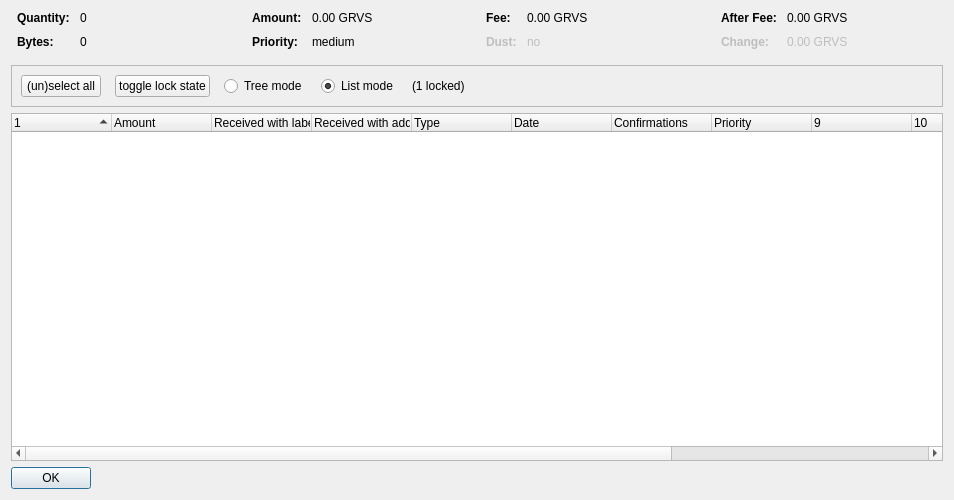
<?xml version="1.0" encoding="UTF-8"?>
<ui version="4.0">
 <class>CoinControlDialog</class>
 <widget class="QDialog" name="CoinControlDialog">
  <property name="geometry">
   <rect>
    <x>0</x>
    <y>0</y>
    <width>954</width>
    <height>500</height>
   </rect>
  </property>
  <property name="windowTitle">
   <string>Coin Selection</string>
  </property>
  <layout class="QVBoxLayout" name="verticalLayout">
   <item>
    <layout class="QHBoxLayout" name="horizontalLayoutTop" stretch="0,0,0,0">
     <property name="topMargin">
      <number>0</number>
     </property>
     <property name="bottomMargin">
      <number>10</number>
     </property>
     <item>
      <layout class="QFormLayout" name="formLayoutCoinControl1">
       <property name="horizontalSpacing">
        <number>10</number>
       </property>
       <property name="verticalSpacing">
        <number>10</number>
       </property>
       <property name="leftMargin">
        <number>6</number>
       </property>
       <property name="rightMargin">
        <number>6</number>
       </property>
       <item row="0" column="0">
        <widget class="QLabel" name="labelCoinControlQuantityText">
         <property name="font">
          <font>
           <weight>75</weight>
           <bold>true</bold>
          </font>
         </property>
         <property name="text">
          <string>Quantity:</string>
         </property>
        </widget>
       </item>
       <item row="0" column="1">
        <widget class="QLabel" name="labelCoinControlQuantity">
         <property name="cursor">
          <cursorShape>IBeamCursor</cursorShape>
         </property>
         <property name="contextMenuPolicy">
          <enum>Qt::ActionsContextMenu</enum>
         </property>
         <property name="text">
          <string notr="true">0</string>
         </property>
         <property name="textInteractionFlags">
          <set>Qt::LinksAccessibleByMouse|Qt::TextSelectableByKeyboard|Qt::TextSelectableByMouse</set>
         </property>
        </widget>
       </item>
       <item row="1" column="0">
        <widget class="QLabel" name="labelCoinControlBytesText">
         <property name="font">
          <font>
           <weight>75</weight>
           <bold>true</bold>
          </font>
         </property>
         <property name="text">
          <string>Bytes:</string>
         </property>
        </widget>
       </item>
       <item row="1" column="1">
        <widget class="QLabel" name="labelCoinControlBytes">
         <property name="cursor">
          <cursorShape>IBeamCursor</cursorShape>
         </property>
         <property name="contextMenuPolicy">
          <enum>Qt::ActionsContextMenu</enum>
         </property>
         <property name="text">
          <string notr="true">0</string>
         </property>
         <property name="textInteractionFlags">
          <set>Qt::LinksAccessibleByMouse|Qt::TextSelectableByKeyboard|Qt::TextSelectableByMouse</set>
         </property>
        </widget>
       </item>
      </layout>
     </item>
     <item>
      <layout class="QFormLayout" name="formLayoutCoinControl2">
       <property name="horizontalSpacing">
        <number>10</number>
       </property>
       <property name="verticalSpacing">
        <number>10</number>
       </property>
       <property name="leftMargin">
        <number>6</number>
       </property>
       <property name="rightMargin">
        <number>6</number>
       </property>
       <item row="0" column="0">
        <widget class="QLabel" name="labelCoinControlAmountText">
         <property name="font">
          <font>
           <weight>75</weight>
           <bold>true</bold>
          </font>
         </property>
         <property name="text">
          <string>Amount:</string>
         </property>
        </widget>
       </item>
       <item row="0" column="1">
        <widget class="QLabel" name="labelCoinControlAmount">
         <property name="cursor">
          <cursorShape>IBeamCursor</cursorShape>
         </property>
         <property name="contextMenuPolicy">
          <enum>Qt::ActionsContextMenu</enum>
         </property>
         <property name="text">
          <string notr="true">0.00 GRVS</string>
         </property>
         <property name="textInteractionFlags">
          <set>Qt::LinksAccessibleByMouse|Qt::TextSelectableByKeyboard|Qt::TextSelectableByMouse</set>
         </property>
        </widget>
       </item>
       <item row="1" column="0">
        <widget class="QLabel" name="labelCoinControlPriorityText">
         <property name="font">
          <font>
           <weight>75</weight>
           <bold>true</bold>
          </font>
         </property>
         <property name="text">
          <string>Priority:</string>
         </property>
        </widget>
       </item>
       <item row="1" column="1">
        <widget class="QLabel" name="labelCoinControlPriority">
         <property name="cursor">
          <cursorShape>IBeamCursor</cursorShape>
         </property>
         <property name="contextMenuPolicy">
          <enum>Qt::ActionsContextMenu</enum>
         </property>
         <property name="text">
          <string>medium</string>
         </property>
         <property name="textInteractionFlags">
          <set>Qt::LinksAccessibleByMouse|Qt::TextSelectableByKeyboard|Qt::TextSelectableByMouse</set>
         </property>
        </widget>
       </item>
      </layout>
     </item>
     <item>
      <layout class="QFormLayout" name="formLayoutCoinControl3">
       <property name="horizontalSpacing">
        <number>10</number>
       </property>
       <property name="verticalSpacing">
        <number>10</number>
       </property>
       <property name="leftMargin">
        <number>6</number>
       </property>
       <property name="rightMargin">
        <number>6</number>
       </property>
       <item row="0" column="0">
        <widget class="QLabel" name="labelCoinControlFeeText">
         <property name="font">
          <font>
           <weight>75</weight>
           <bold>true</bold>
          </font>
         </property>
         <property name="text">
          <string>Fee:</string>
         </property>
        </widget>
       </item>
       <item row="0" column="1">
        <widget class="QLabel" name="labelCoinControlFee">
         <property name="cursor">
          <cursorShape>IBeamCursor</cursorShape>
         </property>
         <property name="contextMenuPolicy">
          <enum>Qt::ActionsContextMenu</enum>
         </property>
         <property name="text">
          <string notr="true">0.00 GRVS</string>
         </property>
         <property name="textInteractionFlags">
          <set>Qt::LinksAccessibleByMouse|Qt::TextSelectableByKeyboard|Qt::TextSelectableByMouse</set>
         </property>
        </widget>
       </item>
       <item row="1" column="0">
        <widget class="QLabel" name="labelCoinControlLowOutputText">
         <property name="enabled">
          <bool>false</bool>
         </property>
         <property name="font">
          <font>
           <weight>75</weight>
           <bold>true</bold>
          </font>
         </property>
         <property name="text">
          <string>Dust:</string>
         </property>
        </widget>
       </item>
       <item row="1" column="1">
        <widget class="QLabel" name="labelCoinControlLowOutput">
         <property name="enabled">
          <bool>false</bool>
         </property>
         <property name="cursor">
          <cursorShape>IBeamCursor</cursorShape>
         </property>
         <property name="contextMenuPolicy">
          <enum>Qt::ActionsContextMenu</enum>
         </property>
         <property name="text">
          <string>no</string>
         </property>
         <property name="textInteractionFlags">
          <set>Qt::LinksAccessibleByMouse|Qt::TextSelectableByKeyboard|Qt::TextSelectableByMouse</set>
         </property>
        </widget>
       </item>
      </layout>
     </item>
     <item>
      <layout class="QFormLayout" name="formLayoutCoinControl4">
       <property name="horizontalSpacing">
        <number>10</number>
       </property>
       <property name="verticalSpacing">
        <number>10</number>
       </property>
       <property name="leftMargin">
        <number>6</number>
       </property>
       <property name="rightMargin">
        <number>6</number>
       </property>
       <item row="0" column="0">
        <widget class="QLabel" name="labelCoinControlAfterFeeText">
         <property name="font">
          <font>
           <weight>75</weight>
           <bold>true</bold>
          </font>
         </property>
         <property name="text">
          <string>After Fee:</string>
         </property>
        </widget>
       </item>
       <item row="0" column="1">
        <widget class="QLabel" name="labelCoinControlAfterFee">
         <property name="cursor">
          <cursorShape>IBeamCursor</cursorShape>
         </property>
         <property name="contextMenuPolicy">
          <enum>Qt::ActionsContextMenu</enum>
         </property>
         <property name="text">
          <string notr="true">0.00 GRVS</string>
         </property>
         <property name="textInteractionFlags">
          <set>Qt::LinksAccessibleByMouse|Qt::TextSelectableByKeyboard|Qt::TextSelectableByMouse</set>
         </property>
        </widget>
       </item>
       <item row="1" column="0">
        <widget class="QLabel" name="labelCoinControlChangeText">
         <property name="enabled">
          <bool>false</bool>
         </property>
         <property name="font">
          <font>
           <weight>75</weight>
           <bold>true</bold>
          </font>
         </property>
         <property name="text">
          <string>Change:</string>
         </property>
        </widget>
       </item>
       <item row="1" column="1">
        <widget class="QLabel" name="labelCoinControlChange">
         <property name="enabled">
          <bool>false</bool>
         </property>
         <property name="cursor">
          <cursorShape>IBeamCursor</cursorShape>
         </property>
         <property name="contextMenuPolicy">
          <enum>Qt::ActionsContextMenu</enum>
         </property>
         <property name="text">
          <string notr="true">0.00 GRVS</string>
         </property>
         <property name="textInteractionFlags">
          <set>Qt::LinksAccessibleByMouse|Qt::TextSelectableByKeyboard|Qt::TextSelectableByMouse</set>
         </property>
        </widget>
       </item>
      </layout>
     </item>
    </layout>
   </item>
   <item>
    <widget class="QFrame" name="frame">
     <property name="minimumSize">
      <size>
       <width>0</width>
       <height>40</height>
      </size>
     </property>
     <property name="frameShape">
      <enum>QFrame::StyledPanel</enum>
     </property>
     <property name="frameShadow">
      <enum>QFrame::Sunken</enum>
     </property>
     <layout class="QHBoxLayout" name="horizontalLayout">
      <item>
       <layout class="QHBoxLayout" name="horizontalLayoutPanel" stretch="0,0,0,0,0,0">
        <property name="spacing">
         <number>14</number>
        </property>
        <item>
         <widget class="QPushButton" name="pushButtonSelectAll">
          <property name="sizePolicy">
           <sizepolicy hsizetype="Maximum" vsizetype="Fixed">
            <horstretch>0</horstretch>
            <verstretch>0</verstretch>
           </sizepolicy>
          </property>
          <property name="text">
           <string>(un)select all</string>
          </property>
          <property name="autoDefault">
           <bool>false</bool>
          </property>
         </widget>
        </item>
        <item>
         <widget class="QPushButton" name="pushButtonToggleLock">
          <property name="sizePolicy">
           <sizepolicy hsizetype="Maximum" vsizetype="Fixed">
            <horstretch>0</horstretch>
            <verstretch>0</verstretch>
           </sizepolicy>
          </property>
          <property name="text">
           <string>toggle lock state</string>
          </property>
          <property name="autoDefault">
           <bool>false</bool>
          </property>
         </widget>
        </item>
        <item>
         <widget class="QRadioButton" name="radioTreeMode">
          <property name="sizePolicy">
           <sizepolicy hsizetype="Maximum" vsizetype="Fixed">
            <horstretch>0</horstretch>
            <verstretch>0</verstretch>
           </sizepolicy>
          </property>
          <property name="text">
           <string>Tree mode</string>
          </property>
         </widget>
        </item>
        <item>
         <widget class="QRadioButton" name="radioListMode">
          <property name="sizePolicy">
           <sizepolicy hsizetype="Maximum" vsizetype="Fixed">
            <horstretch>0</horstretch>
            <verstretch>0</verstretch>
           </sizepolicy>
          </property>
          <property name="text">
           <string>List mode</string>
          </property>
          <property name="checked">
           <bool>true</bool>
          </property>
         </widget>
        </item>
        <item>
         <widget class="QLabel" name="labelLocked">
          <property name="text">
           <string>(1 locked)</string>
          </property>
         </widget>
        </item>
        <item>
         <spacer name="horizontalSpacer">
          <property name="orientation">
           <enum>Qt::Horizontal</enum>
          </property>
          <property name="sizeHint" stdset="0">
           <size>
            <width>40</width>
            <height>20</height>
           </size>
          </property>
         </spacer>
        </item>
       </layout>
      </item>
     </layout>
    </widget>
   </item>
   <item>
    <widget class="CoinControlTreeWidget" name="treeWidget">
     <property name="contextMenuPolicy">
      <enum>Qt::CustomContextMenu</enum>
     </property>
     <property name="sortingEnabled">
      <bool>false</bool>
     </property>
     <property name="columnCount">
      <number>13</number>
     </property>
     <attribute name="headerShowSortIndicator" stdset="0">
      <bool>true</bool>
     </attribute>
     <attribute name="headerStretchLastSection">
      <bool>false</bool>
     </attribute>
     <column>
      <property name="text">
       <string/>
      </property>
     </column>
     <column>
      <property name="text">
       <string>Amount</string>
      </property>
     </column>
     <column>
      <property name="text">
       <string>Received with label</string>
      </property>
     </column>
     <column>
      <property name="text">
       <string>Received with address</string>
      </property>
     </column>
     <column>
      <property name="text">
       <string>Type</string>
      </property>
     </column>
     <column>
      <property name="text">
       <string>Date</string>
      </property>
     </column>
     <column>
      <property name="text">
       <string>Confirmations</string>
      </property>
      <property name="toolTip">
       <string>Confirmed</string>
      </property>
     </column>
     <column>
      <property name="text">
       <string>Priority</string>
      </property>
     </column>
     <column>
      <property name="text">
       <string/>
      </property>
     </column>
     <column>
      <property name="text">
       <string/>
      </property>
     </column>
     <column>
      <property name="text">
       <string/>
      </property>
     </column>
     <column>
      <property name="text">
       <string/>
      </property>
     </column>
     <column>
      <property name="text">
       <string/>
      </property>
     </column>
    </widget>
   </item>
   <item>
    <widget class="QDialogButtonBox" name="buttonBox">
     <property name="sizePolicy">
      <sizepolicy hsizetype="Maximum" vsizetype="Fixed">
       <horstretch>0</horstretch>
       <verstretch>0</verstretch>
      </sizepolicy>
     </property>
     <property name="orientation">
      <enum>Qt::Horizontal</enum>
     </property>
     <property name="standardButtons">
      <set>QDialogButtonBox::Ok</set>
     </property>
    </widget>
   </item>
  </layout>
 </widget>
 <customwidgets>
  <customwidget>
   <class>CoinControlTreeWidget</class>
   <extends>QTreeWidget</extends>
   <header>coincontroltreewidget.h</header>
  </customwidget>
 </customwidgets>
 <resources/>
 <connections/>
</ui>
